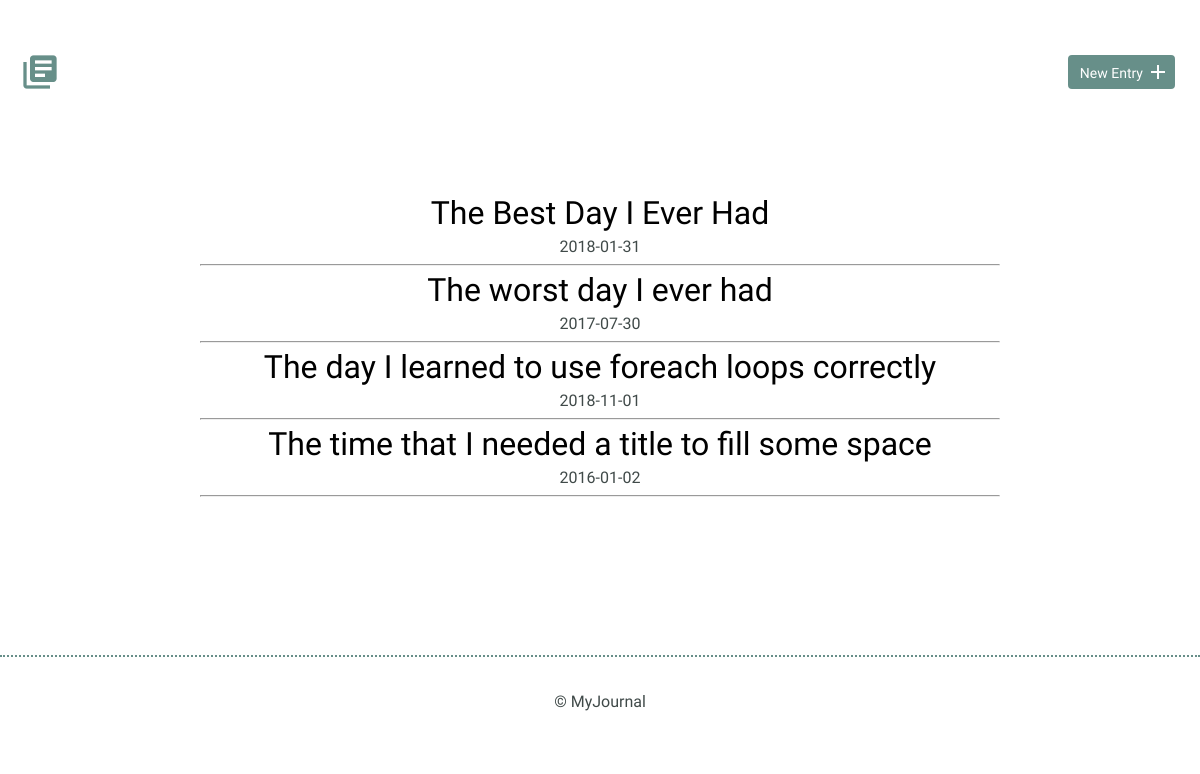
Before: / with the older database file.
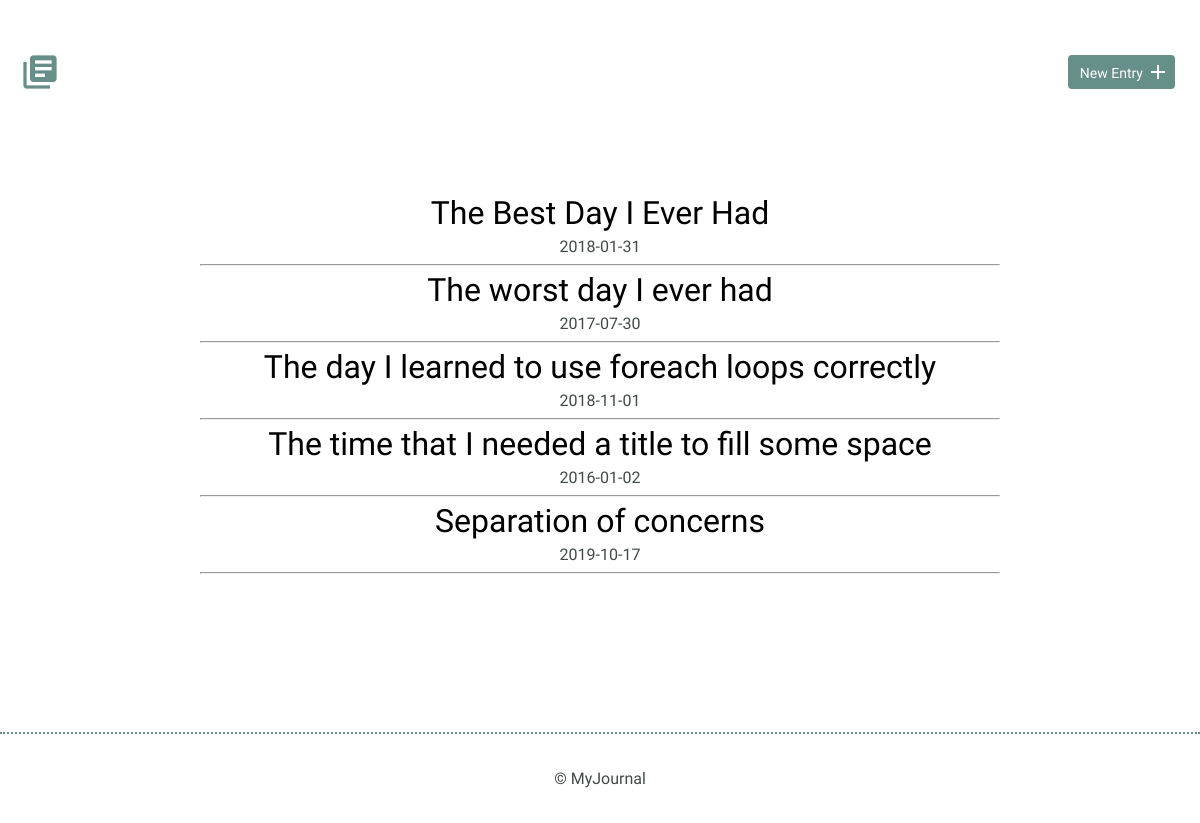
After: the same page with the newer database file.
### tables this page shows
CREATE TABLE "entries" (
	`id`	INTEGER,
	`title`	TEXT,
	`date`	TEXT,
	`time_spent`	INTEGER,
	`learned`	BLOB,
	`resources`	BLOB,
	PRIMARY KEY(`id`)
);

### index.php (the view, shortened to what this page needs)
<?php
	include 'inc/header.php';
	include 'inc/dbconnection.php';
	try {
			$results = $db->query("SELECT * FROM entries");
	} catch (Exception $e) {
			echo $e->getMessage();
			return array();
	}
	$entries = $results->fetchAll(PDO::FETCH_ASSOC);
	function get_journal_entries() {
		global $entries;
		foreach ($entries as $entry) {
			echo "<h2><a href='detail.php?id= ";
			echo $entry['id'] . " '> ";
			echo $entry['title'];
			echo "</a></h2>";
			echo "<time>";
			echo $entry['date'];
			echo "</time>";
			echo "<hr>";
		}
	}
?>
    <body>
        <header>
            <div class="container">
                <div class="site-header">
                    <a class="logo" href="index.php"><i class="material-icons">library_books</i></a>
                    <a class="button icon-right" href="new.php"><span>New Entry</span> <i class="material-icons">add</i></a>
                </div>
            </div>
        </header>
        <section>
            <div class="container">
                <div class="entry-list">
                    <article>
					<?php
						get_journal_entries();
					?>
                    </article>
                </div>
            </div>
        </section>
<?php include 'inc/footer.php'; ?>

### inc/header.php (shortened to what this page needs)
<!DOCTYPE html>
<html>
    <head>
        <link rel="stylesheet" href="css/normalize.css">
        <link rel="stylesheet" href="css/site.css">
    </head>

### inc/footer.php
<footer>
            <div>
                &copy; MyJournal
            </div>
        </footer>
    </body>
</html>

### css/site.css (style rules this page uses)
body { font-size: 16px; color: #404a49; font-family: 'Cousine', serif; font-weight: 400; }
.container { margin: 0 auto; padding: 0 25px; }
header .site-header { margin: 0 auto; height: 95px; }
header .logo i { color: #678f89; margin: 20px 0 0 -5px; float: left; font-size: 40px; }
header .button { float: right; margin: 33px 0 0 0; }
footer { text-align: center; padding: 35px 0; border-top: 2px dotted #678f89; }
.button { padding: 8px 10px 6px 10px; background: #678f89; border: 2px solid #678f89; border-radius: 4px; text-decoration: none; color: #FFF; position: relative; text-align: center; font-size: 14px; }
.button.icon-right { padding-right: 30px; top: -10px; }
.button.icon-right i { position: absolute; top: 3px; right: 3px; }
h1, h2, h3 { margin: 0; font-weight: 400; line-height: 1em; color: #000; }
h2 { font-size: 32px; }
h2 a { text-decoration: none; color: #000; }
.entry-list, .edit-entry, .new-entry { max-width: 800px; margin: 0 auto; padding: 70px 0 150px 0; }
.entry-list article { margin-bottom: 70px; text-align: center; }
.entry-list article:last-child { margin-bottom: 0; }
.entry-list article h2 { margin-bottom: 8px; }

Changed rows visible on the page:
added entries: title "Separation of concerns", date "2019-10-17"
